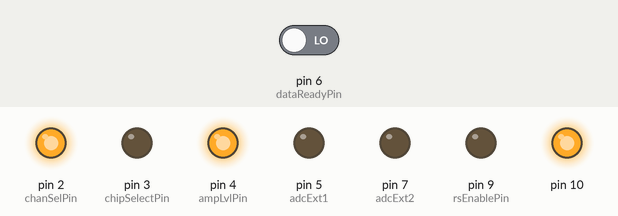
Simulated run of this sketch. Board: Arduino Uno, built with avr-gcc and run on an emulated ATmega328P. Shown: output pins drawn as LEDs (lit = HIGH). Dashed ring = blinking. Inputs (shaded band) come from the test bench; at power-on: pin 6 (dataReadyPin) LOW. What the sketch prints to the serial monitor is not drawn.

Above: at 1.8 s.
1.9 s: pin 6 (dataReadyPin) driven HIGH
At 3.2 s:
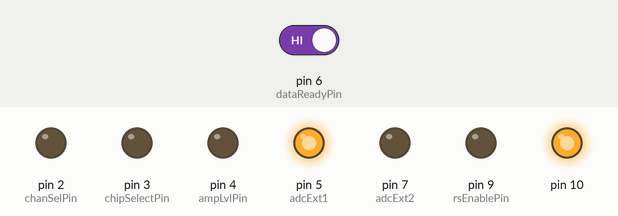
3.5 s: pin 6 (dataReadyPin) driven LOW
At 3.9 s:
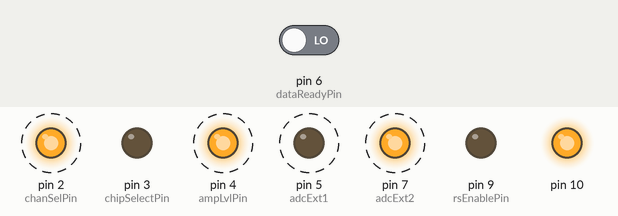
Timing chart, 0 to 12.5 s (numbered marks = the images above; inputs shaded):
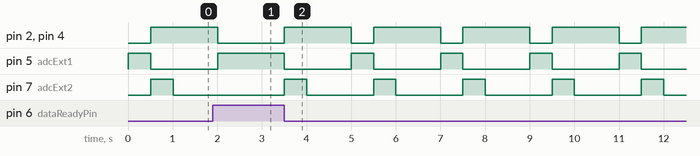

Measured:
- after the input at 1.9 s, pin 2 (chanSelPin), pin 4 (ampLvlPin): goes on until 2.0 s, then stays LOW; pin 5 (adcExt1): goes on until 2.0 s, then stays HIGH; pin 7 (adcExt2): stays LOW (without the input it goes to HIGH after 0.61 s)
- after the input at 3.5 s, pin 2 (chanSelPin), pin 4 (ampLvlPin): alternates HIGH for 1.5 s and LOW for 0.50 s, starting at once; pin 5 (adcExt1), pin 7 (adcExt2): alternates HIGH for 0.50 s and LOW for 1.5 s, starting at once

The sketch:

arduinoalone.ino
```cpp
#include <SPI.h>
#include <math.h>
const int chipSelectPin = 3; //now used for pdown
const int dataReadyPin = 6;
const int ampLvlPin = 4;
const int chanSelPin = 2;
const int rsEnablePin = 9;
const int adcExt1 = 5;
const int adcExt2 = 7;
long byte1;
long byte2;
byte byte3;
long value;
// These specific option are tested to give the 23 bit (one bit missing) of the adc reading
#define speedMaximum 5000000
#define dataOrder MSBFIRST
#define dataMode SPI_MODE2
int j = 1;
int i = 0;

SPISettings mySettting(speedMaximum, dataOrder, dataMode);


#define ADDRESS 6
byte sbufferA [1];
byte sbufferD [1];
  int more = false;
  int last = true;
  int test = 0;
  int buffer = 0;
  int role = 0;

  int readCMD;
void setup() {
  // put your setup code here, to run once:
  Serial.begin(9600);
  pinMode(LED_BUILTIN, OUTPUT);
  pinMode(rsEnablePin, OUTPUT);
  delay(10);
  digitalWrite(rsEnablePin, LOW);

  pinMode(chipSelectPin,OUTPUT);
  pinMode(dataReadyPin,INPUT);
  pinMode(ampLvlPin,OUTPUT);
  pinMode(chanSelPin,OUTPUT);
  pinMode(adcExt1,OUTPUT);
  pinMode(adcExt2,OUTPUT);
  digitalWrite(adcExt1,LOW);
  digitalWrite(adcExt2,LOW);
  digitalWrite(chipSelectPin,LOW);
  digitalWrite(ampLvlPin,LOW);   //default amplification level = 1
  digitalWrite(chanSelPin,HIGH); //default channel = ain3&4 (for test)


  SPI.begin();


  }

void loop() {

  long x;
  long z;
  double y;
  x = getAdcReading(1);
  //delay(1000);
  z = getAdcReading(2);
  //y = convertVoltage(x);
  Serial.println(x);
  Serial.println(z);
  delay(1000);

}


// send address (0-127)
void sendAddress(int a) {
  Serial.print(char(a | 0x80));
  }

// send data (0-32767)
void sendData(int d) {
  int first = 0;
  int current = 0;
  int rest = 0;
  if(d > 0x3F) {                            // if data is greater than 6 bits and need extended mode
      rest = d;
      first = 1;
      while(rest != 0) {
        current = rest & 0x3F;              // gets rid of everthing but last 6 bits
        rest = rest >> 6;
        if(first || (rest == 0)) {
          current = current | 0x40;         // places 1 in 6th bit to indicate start or end of "extended" transmission
          first = !first;
        }
        Serial.print(char(current));
      }
    }
    else Serial.print(char(d));
}


int listen() {
  digitalWrite(rsEnablePin, LOW);
  while(1) {
  while(Serial.available()){
       Serial.readBytes(sbufferA,1);
        int address = sbufferA[0];
        if( address >> 7 ) {                      //If byte is an address byte (MSB == 1)
          address = address & 0x7F;               //Get rid of last bit to compare with ADDRESS
          if(address == ADDRESS)  {               //If transmission was meant for this Arduino
            while(1) {                            //Keep reading until another address comes
              if(Serial.available()) {
                Serial.readBytes(sbufferD,1);
                int data = sbufferD[0];
                if(data >> 7) {              //If next byte is another address, break
                  break;
                }
                // if tranmission is start or end of extended mode
                if(data >> 6){
                  // get rid of 6th bit (extended bit)
                  data = data & 0x3F;
                  // if this is the start of extended mode
                  if(more == false){
                    buffer = data;
                    //print "* ", bin(buffer);
                    last = more;
                    more = true;
                  // else this is the end of extended mode
                  }else{
                    i = i+1;
                    buffer = (data << (6*i)) | buffer;
                    //print "! ", bin(buffer);
                    data = buffer;
                    last = more;
                    more = false;
                  }
                // else this is either a normal transmission or in the middle of extended mode
                }else{
                  last = more;
                }
                // if transmission is done, whether normal or extended mode
                if (more == false){
                  if(data == 2) return 0;
                  if(data == 3) return 1;
                   //blink(data);
                  buffer = 0;
                  more = false;
                  last = false;
                  i=0;
                // else if this is the middle of extended mode
                } else if((more == true) and (last == true)){
                  i= i+1;
                  buffer = (data << (6*i)) | buffer;
                }
              }
            }
          }
        }
  }

  }

}


void blink(int t){
  if (t>4) t =1;
  while(t>0) {
    digitalWrite(LED_BUILTIN, HIGH);   // turn the LED on (HIGH is the voltage level)
    delay(500);                       // wait for a second
    digitalWrite(LED_BUILTIN, LOW);    // turn the LED off by making the voltage LOW
    delay(500);                       // wait for a second
    t--;
  }
}


long getAdcReading(int channel) {

  long value = 0 ;
  if (channel == 1){
    digitalWrite(chanSelPin,LOW);
    digitalWrite(ampLvlPin,LOW);
    digitalWrite(adcExt1,HIGH);
  }
  else if(channel == 2){
    digitalWrite(chanSelPin,HIGH);
    digitalWrite(ampLvlPin,HIGH);
    digitalWrite(adcExt2,HIGH);
  }
  else
    return -1;

  delay(500);
  SPI.beginTransaction(mySettting);
  //digitalWrite(chipSelectPin,LOW);

  // a little delay for ad7191 to be ready (from datasheet)
  __asm__("nop\n\t");
  __asm__("nop\n\t");
  __asm__("nop\n\t");
  __asm__("nop\n\t");
  while(digitalRead(dataReadyPin)==HIGH){}
  delayMicroseconds(10);
  while(digitalRead(dataReadyPin)==HIGH){}

  byte1 = SPI.transfer16(0);
  byte2 = SPI.transfer(0);

  //digitalWrite(chipSelectPin,HIGH);
  SPI.endTransaction();
  digitalWrite(adcExt1,LOW);
  digitalWrite(adcExt2,LOW);
  value = byte1*256+byte2;
  return value;

}

double convertVoltage(long reading){
  long refVal = 4149304;
  double result = 0;
  result = ((double)reading-refVal)/refVal*5;
  return result;


  }
```
